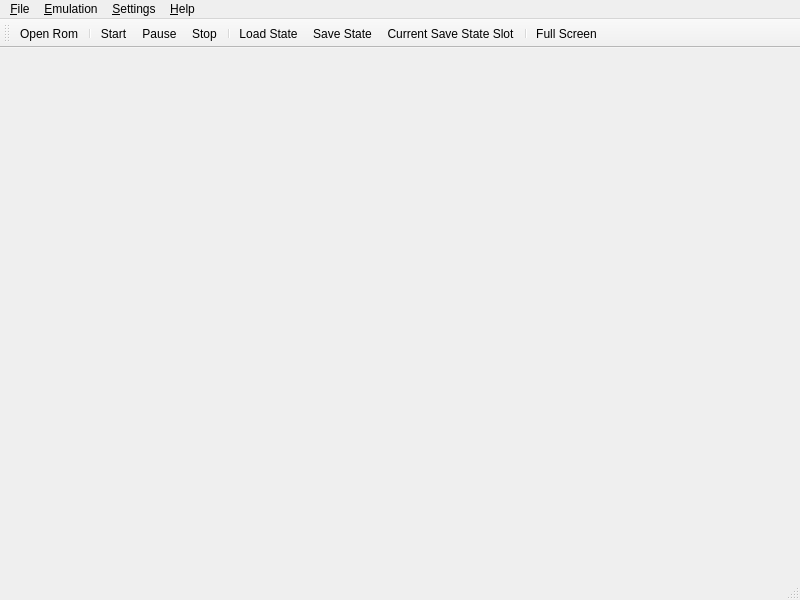
<ui version="4.0" >
 <class>MainWindow</class>
 <widget class="QMainWindow" name="MainWindow" >
  <property name="geometry" >
   <rect>
    <x>0</x>
    <y>0</y>
    <width>800</width>
    <height>600</height>
   </rect>
  </property>
  <property name="contextMenuPolicy" >
   <enum>Qt::NoContextMenu</enum>
  </property>
  <property name="windowTitle" >
   <string>Mupen64Plus</string>
  </property>
  <widget class="QWidget" name="centralwidget" >
   <layout class="QVBoxLayout" name="verticalLayout" >
    <item>
     <widget class="MainWidget" native="1" name="mainWidget" />
    </item>
   </layout>
  </widget>
  <widget class="QMenuBar" name="menubar" >
   <property name="geometry" >
    <rect>
     <x>0</x>
     <y>0</y>
     <width>800</width>
     <height>22</height>
    </rect>
   </property>
   <widget class="QMenu" name="menu_File" >
    <property name="title" >
     <string>&amp;File</string>
    </property>
    <addaction name="actionOpenRom" />
    <addaction name="actionCloseRom" />
    <addaction name="separator" />
    <addaction name="actionQuit" />
   </widget>
   <widget class="QMenu" name="menu_Emulation" >
    <property name="title" >
     <string>&amp;Emulation</string>
    </property>
    <addaction name="actionStart" />
    <addaction name="actionPause" />
    <addaction name="actionStop" />
    <addaction name="separator" />
    <addaction name="actionSaveState" />
    <addaction name="actionSaveStateAs" />
    <addaction name="actionSaveProject64StateAs" />
    <addaction name="actionLoadState" />
    <addaction name="actionLoadStateFrom" />
    <addaction name="separator" />
    <addaction name="actionCheats" />
    <addaction name="separator" />
    <addaction name="actionCurrentSaveStateSlot" />
   </widget>
   <widget class="QMenu" name="menu_Settings" >
    <property name="title" >
     <string>&amp;Settings</string>
    </property>
    <addaction name="actionShowToolbar" />
    <addaction name="actionShowStatusbar" />
    <addaction name="actionShowFilter" />
    <addaction name="separator" />
    <addaction name="actionFullScreen" />
    <addaction name="separator" />
    <addaction name="actionConfigureMupen64Plus" />
   </widget>
   <widget class="QMenu" name="menu_Help" >
    <property name="title" >
     <string>&amp;Help</string>
    </property>
    <addaction name="actionAbout" />
    <addaction name="actionAboutQt" />
   </widget>
   <addaction name="menu_File" />
   <addaction name="menu_Emulation" />
   <addaction name="menu_Settings" />
   <addaction name="menu_Help" />
  </widget>
  <widget class="QStatusBar" name="statusbar" />
  <widget class="QToolBar" name="toolBar" >
   <property name="windowTitle" >
    <string>Toolbar</string>
   </property>
   <property name="iconSize" >
    <size>
     <width>22</width>
     <height>22</height>
    </size>
   </property>
   <property name="toolButtonStyle" >
    <enum>Qt::ToolButtonTextUnderIcon</enum>
   </property>
   <attribute name="toolBarArea" >
    <enum>TopToolBarArea</enum>
   </attribute>
   <attribute name="toolBarBreak" >
    <bool>false</bool>
   </attribute>
   <addaction name="actionOpenRom" />
   <addaction name="separator" />
   <addaction name="actionStart" />
   <addaction name="actionPause" />
   <addaction name="actionStop" />
   <addaction name="separator" />
   <addaction name="actionLoadState" />
   <addaction name="actionSaveState" />
   <addaction name="actionCurrentSaveStateSlot" />
   <addaction name="separator" />
   <addaction name="actionFullScreen" />
  </widget>
  <action name="actionOpenRom" >
   <property name="text" >
    <string>&amp;Open Rom</string>
   </property>
   <property name="shortcut" >
    <string>Ctrl+O</string>
   </property>
  </action>
  <action name="actionCloseRom" >
   <property name="text" >
    <string>&amp;Close Rom</string>
   </property>
   <property name="shortcut" >
    <string>Ctrl+W</string>
   </property>
  </action>
  <action name="actionQuit" >
   <property name="text" >
    <string>&amp;Quit</string>
   </property>
   <property name="shortcut" >
    <string>Ctrl+Q</string>
   </property>
  </action>
  <action name="actionStart" >
   <property name="checkable" >
    <bool>true</bool>
   </property>
   <property name="text" >
    <string>&amp;Start</string>
   </property>
  </action>
  <action name="actionPause" >
   <property name="checkable" >
    <bool>true</bool>
   </property>
   <property name="text" >
    <string>&amp;Pause</string>
   </property>
   <property name="shortcut" >
    <string>Space</string>
   </property>
  </action>
  <action name="actionStop" >
   <property name="checkable" >
    <bool>true</bool>
   </property>
   <property name="text" >
    <string>S&amp;top</string>
   </property>
   <property name="shortcut" >
    <string>Esc</string>
   </property>
  </action>
  <action name="actionSaveState" >
   <property name="text" >
    <string>Sa&amp;ve State</string>
   </property>
   <property name="shortcut" >
    <string>Ctrl+F7</string>
   </property>
  </action>
  <action name="actionSaveStateAs" >
   <property name="text" >
    <string>Save State &amp;as...</string>
   </property>
  </action>
  <action name="actionLoadState" >
   <property name="text" >
    <string>&amp;Load State</string>
   </property>
   <property name="shortcut" >
    <string>Ctrl+F5</string>
   </property>
  </action>
  <action name="actionLoadStateFrom" >
   <property name="text" >
    <string>L&amp;oad State from...</string>
   </property>
  </action>
  <action name="actionCurrentSaveStateSlot" >
   <property name="text" >
    <string>&amp;Current Save State Slot...</string>
   </property>
  </action>
  <action name="actionFullScreen" >
   <property name="text" >
    <string>&amp;Full Screen</string>
   </property>
   <property name="shortcut" >
    <string>Alt+Return</string>
   </property>
  </action>
  <action name="actionConfigureMupen64Plus" >
   <property name="text" >
    <string>&amp;Configure Mupen64Plus</string>
   </property>
  </action>
  <action name="actionAbout" >
   <property name="text" >
    <string>&amp;About</string>
   </property>
  </action>
  <action name="actionAboutQt" >
   <property name="text" >
    <string>About &amp;Qt</string>
   </property>
  </action>
  <action name="actionShowToolbar" >
   <property name="checkable" >
    <bool>true</bool>
   </property>
   <property name="checked" >
    <bool>true</bool>
   </property>
   <property name="text" >
    <string>Show &amp;Toolbar</string>
   </property>
  </action>
  <action name="actionShowStatusbar" >
   <property name="checkable" >
    <bool>true</bool>
   </property>
   <property name="checked" >
    <bool>true</bool>
   </property>
   <property name="text" >
    <string>Show &amp;Statusbar</string>
   </property>
  </action>
  <action name="actionShowFilter" >
   <property name="checkable" >
    <bool>true</bool>
   </property>
   <property name="checked" >
    <bool>true</bool>
   </property>
   <property name="text" >
    <string>Show F&amp;ilter</string>
   </property>
  </action>
  <action name="actionSaveProject64StateAs" >
   <property name="text" >
    <string>Save P&amp;roject64 State as...</string>
   </property>
  </action>
  <action name="actionCheats" >
   <property name="text" >
    <string>Ch&amp;eats</string>
   </property>
  </action>
 </widget>
 <customwidgets>
  <customwidget>
   <class>MainWidget</class>
   <extends>QWidget</extends>
   <header>mainwidget.h</header>
   <container>1</container>
  </customwidget>
 </customwidgets>
 <resources/>
 <connections>
  <connection>
   <sender>actionShowToolbar</sender>
   <signal>toggled(bool)</signal>
   <receiver>toolBar</receiver>
   <slot>setVisible(bool)</slot>
   <hints>
    <hint type="sourcelabel" >
     <x>-1</x>
     <y>-1</y>
    </hint>
    <hint type="destinationlabel" >
     <x>399</x>
     <y>41</y>
    </hint>
   </hints>
  </connection>
  <connection>
   <sender>actionShowStatusbar</sender>
   <signal>toggled(bool)</signal>
   <receiver>statusbar</receiver>
   <slot>setVisible(bool)</slot>
   <hints>
    <hint type="sourcelabel" >
     <x>-1</x>
     <y>-1</y>
    </hint>
    <hint type="destinationlabel" >
     <x>399</x>
     <y>587</y>
    </hint>
   </hints>
  </connection>
 </connections>
</ui>
